Frame 1 (no input): blank canvas, image omitted
Frame 60 (no input): blank canvas, image omitted
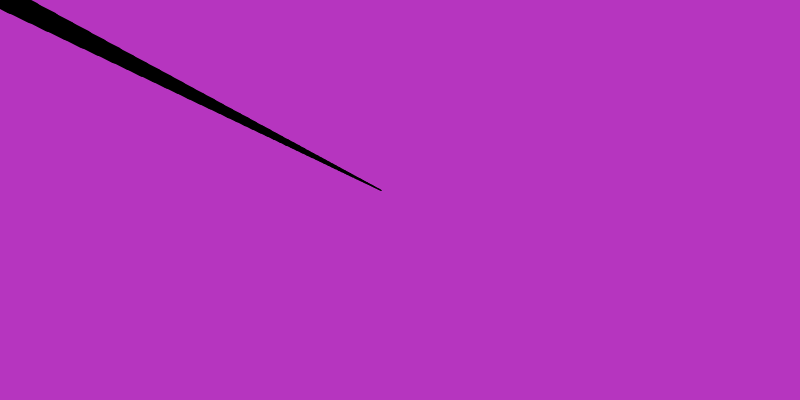
Frame 120 (the mouse pressed at the canvas centre since frame 60)

The p5.js sketch whose frames 1 and 60 were blank and that drew this single picture after the mouse press (run headless with seeded random() and noise() and a simulated clock; from frame 60 on, the mouse is pressed at the canvas centre):

// p5.js sketch
// ── sketch.js
var x=0;
var y=0;
var px=0;
var py=0;
var easing = .05;

function centerCanvas() {
  var x = (windowWidth - width) / 2;
  var y = (windowHeight - height) / 2;
  cnv.position(x, y);
}

function setup() {
  cnv = createCanvas(800, 400);
  centerCanvas();
  background(32, 32, 32);
}

function windowResized() {
  centerCanvas();
}

function randomColor() {
  var a = random(0, 255);
  var b = random(0, 255);
  var c = random(0, 255);
  background(a, b, c);
}

function draw() {
  var targetX = mouseX;
  x += (targetX - x) * easing;
  var targetY = mouseY;
  y += (targetY - y) * easing;
  var weight = dist(x, y, px, py);
  strokeWeight(weight);
  line(x, y, px, py);
  py = y;
  px = x;
}

function mousePressed() {
  randomColor();
}
